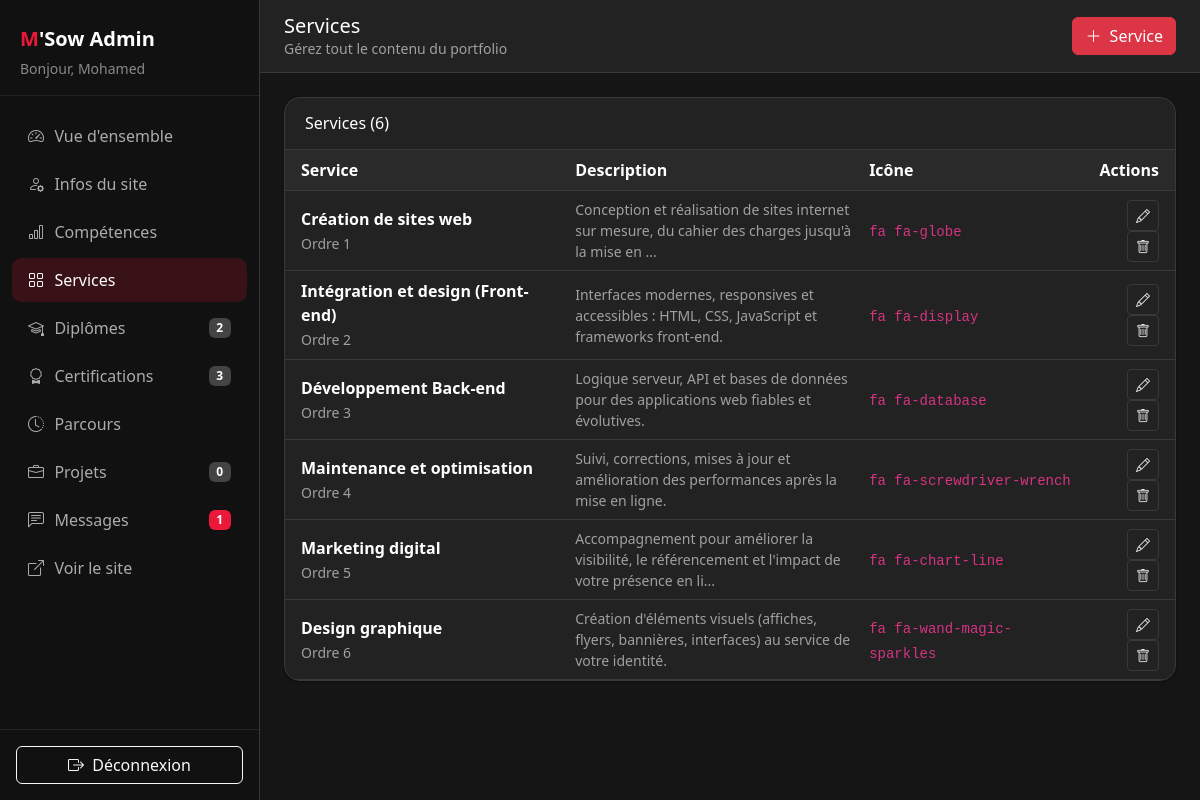
The app's page /dashboard.php?tab=services (signed in) with its own data.
### tables this page shows
CREATE TABLE `site_services` (
  `id` int NOT NULL AUTO_INCREMENT,
  `title` varchar(150) NOT NULL,
  `description` text NOT NULL,
  `icon` varchar(80) NOT NULL DEFAULT 'fa fa-globe',
  `sort_order` int NOT NULL DEFAULT '0',
  PRIMARY KEY (`id`)
);

### config.php (called while the page is built, shortened)
<?php
function Connexion(){
    $db = getDbConfig();
    try {
        $cnx = new PDO(
            'mysql:host=' . $db['host'] . ';dbname=' . $db['dbname'] . ';charset=utf8mb4',
            $db['user'],
            $db['pass'],
            [
                PDO::ATTR_ERRMODE => PDO::ERRMODE_EXCEPTION,
                PDO::ATTR_DEFAULT_FETCH_MODE => PDO::FETCH_ASSOC
            ]
        );
    } catch (PDOException $e) {
        die("Erreur de connexion à la base de données : " . $e->getMessage());
    }
    return $cnx;
}
function recupererMessages() {
    $cnx = Connexion();
    $req = $cnx->prepare("SELECT id, prenom, nom, email, message, date FROM messages ORDER BY date DESC");
    $req->execute();
    return $req->fetchAll(PDO::FETCH_ASSOC);
}
function recupererProjets() {
    $cnx = Connexion();
    $req = $cnx->prepare(
        "SELECT * FROM projects ORDER BY published_at DESC"
    );
    $req->execute();
    return $req->fetchAll();
}
function obtenirReglages(): array {
    $cnx = Connexion();
    $rows = $cnx->query("SELECT setting_key, setting_value FROM site_settings")->fetchAll();
    $settings = [];
    foreach ($rows as $row) {
        $settings[$row['setting_key']] = $row['setting_value'];
    }
    return $settings;
}
function recupererServices(): array {
    $cnx = Connexion();
    return $cnx->query("SELECT * FROM site_services ORDER BY sort_order ASC, id ASC")->fetchAll();
}
function recupererDiplomes(): array {
    $cnx = Connexion();
    return $cnx->query("SELECT * FROM site_diplomes ORDER BY sort_order ASC, id ASC")->fetchAll();
}
function recupererCertifications(): array {
    $cnx = Connexion();
    return $cnx->query("SELECT * FROM site_certifications ORDER BY sort_order ASC, id ASC")->fetchAll();
}

### dashboard.php (the view, shortened to what this page needs)
<?php
require_once 'config.php';
$tab = $_GET['tab'] ?? 'overview';
$s = obtenirReglages();
$messages = recupererMessages();
$projects = recupererProjets();
$services = recupererServices();
$diplomes = recupererDiplomes();
$certifications = recupererCertifications();
$countProjects = count($projects);
$countMessages = count($messages);
$countDiplomes = count($diplomes);
$countCertifications = count($certifications);
$userName = $_SESSION['user_name'] ?? 'Admin';
$tabTitles = [
    'overview' => 'Tableau de bord',
    'profile' => 'Infos du site',
    'skills' => 'Compétences',
    'services' => 'Services',
    'diplomes' => 'Diplômes',
    'certifications' => 'Certifications',
    'timeline' => 'Parcours',
    'projects' => 'Projets',
    'messages' => 'Messages',
];
function he(?string $v): string {
    return htmlspecialchars($v ?? '', ENT_QUOTES, 'UTF-8');
}
?>
<!DOCTYPE html>
<html lang="fr">
<head>
    <link href="https://cdn.jsdelivr.net/npm/bootstrap@5.3.3/dist/css/bootstrap.min.css" rel="stylesheet">
    <link rel="stylesheet" href="https://cdn.jsdelivr.net/npm/bootstrap-icons@1.11.3/font/bootstrap-icons.min.css">
</head>
<body class="dashboard-dark">
<aside class="sidebar" id="sidebar">
    <div class="sidebar-brand">
        <div class="logo fs-5 fw-bold"><span><?= he($s['logo_letter'] ?? 'M') ?></span><?= he($s['logo_text'] ?? "'Sow") ?> Admin</div>
        <div class="small text-white-50 mt-1">Bonjour, <?= he($userName) ?></div>
    </div>
    <nav class="nav flex-column py-3">
        <a class="nav-link <?= $tab === 'overview' ? 'active' : '' ?>" href="dashboard.php?tab=overview"><i class="bi bi-speedometer2"></i> Vue d'ensemble</a>
        <a class="nav-link <?= $tab === 'profile' ? 'active' : '' ?>" href="dashboard.php?tab=profile"><i class="bi bi-person-gear"></i> Infos du site</a>
        <a class="nav-link <?= $tab === 'skills' ? 'active' : '' ?>" href="dashboard.php?tab=skills"><i class="bi bi-bar-chart"></i> Compétences</a>
        <a class="nav-link <?= $tab === 'services' ? 'active' : '' ?>" href="dashboard.php?tab=services"><i class="bi bi-grid"></i> Services</a>
        <a class="nav-link <?= $tab === 'diplomes' ? 'active' : '' ?>" href="dashboard.php?tab=diplomes"><i class="bi bi-mortarboard"></i> Diplômes <span class="badge text-bg-secondary"><?= $countDiplomes ?></span></a>
        <a class="nav-link <?= $tab === 'certifications' ? 'active' : '' ?>" href="dashboard.php?tab=certifications"><i class="bi bi-award"></i> Certifications <span class="badge text-bg-secondary"><?= $countCertifications ?></span></a>
        <a class="nav-link <?= $tab === 'timeline' ? 'active' : '' ?>" href="dashboard.php?tab=timeline"><i class="bi bi-clock-history"></i> Parcours</a>
        <a class="nav-link <?= $tab === 'projects' ? 'active' : '' ?>" href="dashboard.php?tab=projects"><i class="bi bi-briefcase"></i> Projets <span class="badge text-bg-secondary"><?= $countProjects ?></span></a>
        <a class="nav-link <?= $tab === 'messages' ? 'active' : '' ?>" href="dashboard.php?tab=messages"><i class="bi bi-chat-left-text"></i> Messages <span class="badge text-bg-danger"><?= $countMessages ?></span></a>
        <a class="nav-link" id="voirSiteLink" href="index.php"><i class="bi bi-box-arrow-up-right"></i> Voir le site</a>
    </nav>
    <div class="sidebar-footer">
        <a class="btn btn-outline-light w-100" href="logout.php"><i class="bi bi-box-arrow-right me-1"></i> Déconnexion</a>
    </div>
</aside>
<div class="main-wrap">
    <header class="topbar">
        <div class="d-flex align-items-center gap-2">
            <div>
                <h1 class="h5 mb-0"><?= he($tabTitles[$tab]) ?></h1>
                <div class="small text-muted d-none d-sm-block">Gérez tout le contenu du portfolio</div>
            </div>
        </div>
        <?php if ($tab === 'projects' || $tab === 'overview'): ?>
            <button class="btn btn-danger" data-bs-toggle="modal" data-bs-target="#modalAjoutProjet"><i class="bi bi-plus-lg me-1"></i> Nouveau projet</button>
        <?php elseif ($tab === 'skills'): ?>
            <button class="btn btn-danger" data-bs-toggle="modal" data-bs-target="#modalAjoutSkill"><i class="bi bi-plus-lg me-1"></i> Compétence</button>
        <?php elseif ($tab === 'services'): ?>
            <button class="btn btn-danger" data-bs-toggle="modal" data-bs-target="#modalAjoutService"><i class="bi bi-plus-lg me-1"></i> Service</button>
        <?php elseif ($tab === 'diplomes'): ?>
            <button class="btn btn-danger" data-bs-toggle="modal" data-bs-target="#modalAjoutDiplome"><i class="bi bi-plus-lg me-1"></i> Diplôme</button>
        <?php elseif ($tab === 'certifications'): ?>
            <button class="btn btn-danger" data-bs-toggle="modal" data-bs-target="#modalAjoutCert"><i class="bi bi-plus-lg me-1"></i> Certification</button>
        <?php elseif ($tab === 'timeline'): ?>
            <button class="btn btn-danger" data-bs-toggle="modal" data-bs-target="#modalAjoutTimeline"><i class="bi bi-plus-lg me-1"></i> Entrée</button>
        <?php endif; ?>
    </header>
    <main class="content">
        <?php if ($tab === 'services'): ?>
            <div class="panel">
                <div class="panel-header"><h2 class="h6 mb-0">Services (<?= count($services) ?>)</h2></div>
                <div class="table-responsive">
                    <table class="table table-hover mb-0">
                        <thead class="table-light"><tr><th class="ps-3">Service</th><th class="d-none d-md-table-cell">Description</th><th>Icône</th><th class="text-end pe-3">Actions</th></tr></thead>
                        <tbody>
                        <?php foreach ($services as $sv): ?>
                            <tr>
                                <td class="ps-3"><div class="fw-semibold"><?= he($sv['title']) ?></div><small class="text-muted">Ordre <?= (int)$sv['sort_order'] ?></small></td>
                                <td class="d-none d-md-table-cell small text-muted" style="max-width:300px"><?= he(mb_strimwidth($sv['description'], 0, 100, '...')) ?></td>
                                <td><code><?= he($sv['icon']) ?></code></td>
                                <td class="text-end pe-3">
                                    <button class="btn btn-sm btn-outline-primary" data-bs-toggle="modal" data-bs-target="#editService<?= (int)$sv['id'] ?>"><i class="bi bi-pencil"></i></button>
                                    <form method="POST" class="d-inline" onsubmit="return confirm('Supprimer ce service ?')">
                                        <button type="submit" name="delete_service" value="<?= (int)$sv['id'] ?>" class="btn btn-sm btn-outline-danger"><i class="bi bi-trash"></i></button>
                                    </form>
                                </td>
                            </tr>
                        <?php endforeach; ?>
                        </tbody>
                    </table>
                </div>
            </div>
        <?php endif; ?>
    </main>
</div>
</body>
</html>

### dashboard.php (style rules this page uses)
:root { --sidebar-w: 260px; --brand: #ec1839; --ink: #e9e9e9; --ink-muted: #a0a0a0; --surface: #151515; --panel: #222222; --panel-2: #2a2a2a; --border: #393939; --input-bg: #1c1c1c; }
body { background: var(--surface); color: var(--ink); }
.sidebar { width: var(--sidebar-w); min-height: 100vh; background: #111111; color: #fff; position: fixed; inset: 0 auto 0 0; z-index: 1040; display: flex; flex-direction: column; transition: transform .25s ease; border-right: 1px solid var(--border); }
.sidebar-brand { padding: 1.5rem 1.25rem 1rem; border-bottom: 1px solid rgba(255,255,255,.08); }
.sidebar-brand .logo span { color: var(--brand); }
.sidebar .nav-link { color: rgba(255,255,255,.65); border-radius: .6rem; padding: .65rem 1rem; margin: .1rem .75rem; display: flex; align-items: center; gap: .65rem; }
.sidebar .nav-link:hover, .sidebar .nav-link.active { color: #fff; background: rgba(236,24,57,.18); }
.sidebar .nav-link .badge { margin-left: auto; }
.sidebar-footer { margin-top: auto; padding: 1rem; border-top: 1px solid rgba(255,255,255,.08); }
.main-wrap { margin-left: var(--sidebar-w); min-height: 100vh; }
.topbar { background: var(--panel); border-bottom: 1px solid var(--border); padding: .85rem 1.5rem; display: flex; align-items: center; justify-content: space-between; gap: 1rem; position: sticky; top: 0; z-index: 1020; color: #fff; }
.topbar .text-muted, .topbar .small { color: var(--ink-muted) !important; }
.content { padding: 1.5rem; }
.stat-card, .panel { background: var(--panel); border-radius: 1rem; box-shadow: 0 1px 3px rgba(0,0,0,.35); border: 1px solid var(--border); color: var(--ink); }
.panel { overflow: hidden; }
.panel-header { padding: 1rem 1.25rem; border-bottom: 1px solid var(--border); display: flex; flex-wrap: wrap; gap: .75rem; align-items: center; justify-content: space-between; color: #fff; }
.table { --bs-table-bg: transparent; --bs-table-color: var(--ink); --bs-table-border-color: var(--border); --bs-table-hover-bg: rgba(255,255,255,.04); --bs-table-hover-color: #fff; color: var(--ink); }
.table > :not(caption) > * > * { vertical-align: middle; background: transparent; color: inherit; border-bottom-color: var(--border); }
.table thead.table-light, .table-light { --bs-table-bg: var(--panel-2); --bs-table-color: #fff; --bs-table-border-color: var(--border); background: var(--panel-2); color: #fff; }
.text-muted, .small.text-muted, .table .text-muted { color: var(--ink-muted) !important; }
.fw-semibold, .fw-bold, h1, h2, h3, h4, h5, h6 { color: #fff; }
.btn-outline-secondary, .btn-outline-primary, .btn-outline-danger, .btn-light { --bs-btn-color: var(--ink); --bs-btn-border-color: var(--border); --bs-btn-hover-bg: var(--panel-2); --bs-btn-hover-border-color: #555; --bs-btn-hover-color: #fff; background: transparent; color: var(--ink); border-color: var(--border); }
.btn-outline-primary { --bs-btn-color: #6ea8fe; --bs-btn-border-color: rgba(110,168,254,.45); }
.btn-outline-danger { --bs-btn-color: #ff6b81; --bs-btn-border-color: rgba(255,107,129,.45); }
.badge.text-bg-secondary { background: #444 !important; color: #fff !important; }
.text-bg-danger { background: var(--brand) !important; }
a { color: #ff6b81; }

### records on screen
site_services: title "Création de sites web", sort_order "1", description "Conception et réalisation de sites internet sur mesure, du cahier des charges jusqu'à la mise en ...", icon "fa fa-globe"
site_services: title "Intégration et design (Front-end)", sort_order "2", description "Interfaces modernes, responsives et accessibles : HTML, CSS, JavaScript et frameworks front-end.", icon "fa fa-display"
site_services: title "Développement Back-end", sort_order "3", description "Logique serveur, API et bases de données pour des applications web fiables et évolutives.", icon "fa fa-database"
site_services: title "Maintenance et optimisation", sort_order "4", description "Suivi, corrections, mises à jour et amélioration des performances après la mise en ligne.", icon "fa fa-screwdriver-wrench"
site_services: title "Marketing digital", sort_order "5", description "Accompagnement pour améliorer la visibilité, le référencement et l'impact de votre présence en li...", icon "fa fa-chart-line"
site_services: title "Design graphique", sort_order "6", description "Création d'éléments visuels (affiches, flyers, bannières, interfaces) au service de votre identité.", icon "fa fa-wand-magic-sparkles"

### other values on screen
he($s['logo_letter'] ?? 'M') "M"
he($s['logo_text'] ?? "'Sow") "'Sow"
he($userName) "Mohamed"
$countDiplomes "2"
$countCertifications "3"
$countProjects "0"
$countMessages "1"
he($tabTitles[$tab]) "Services"
count($services) "6"
